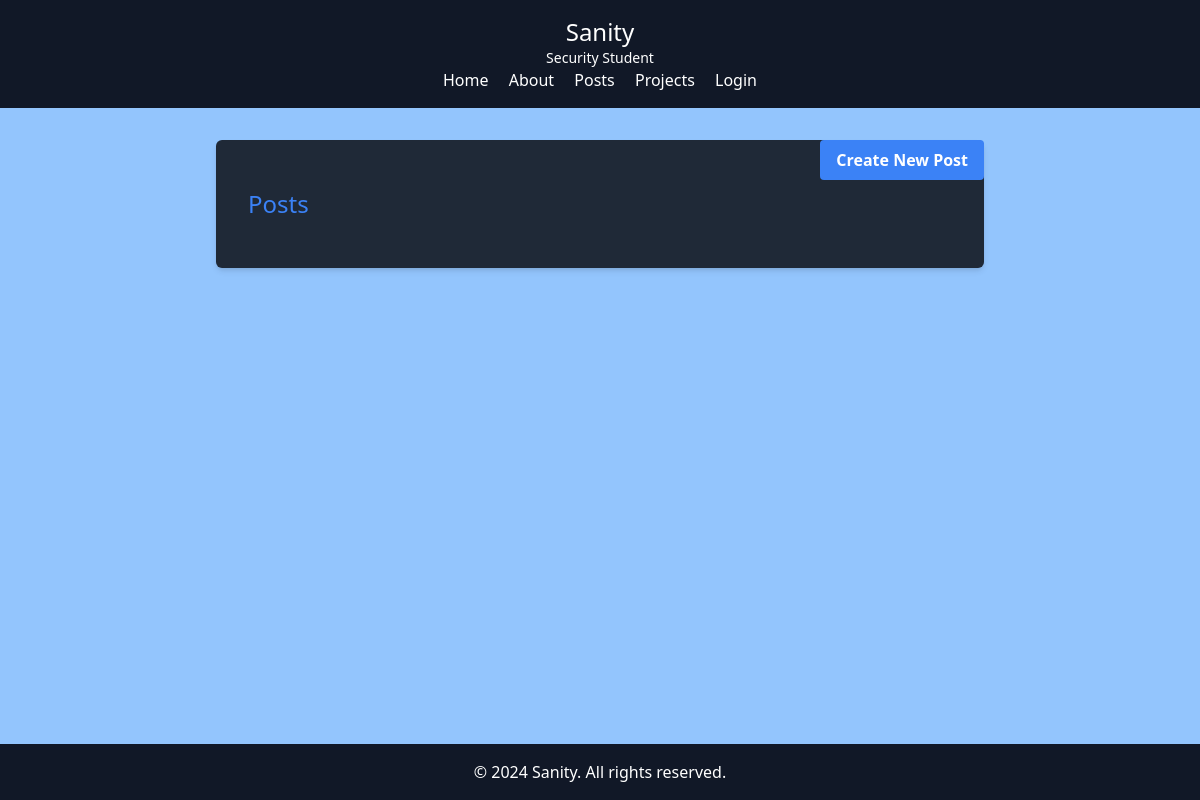
Page /posts on the earlier database version.
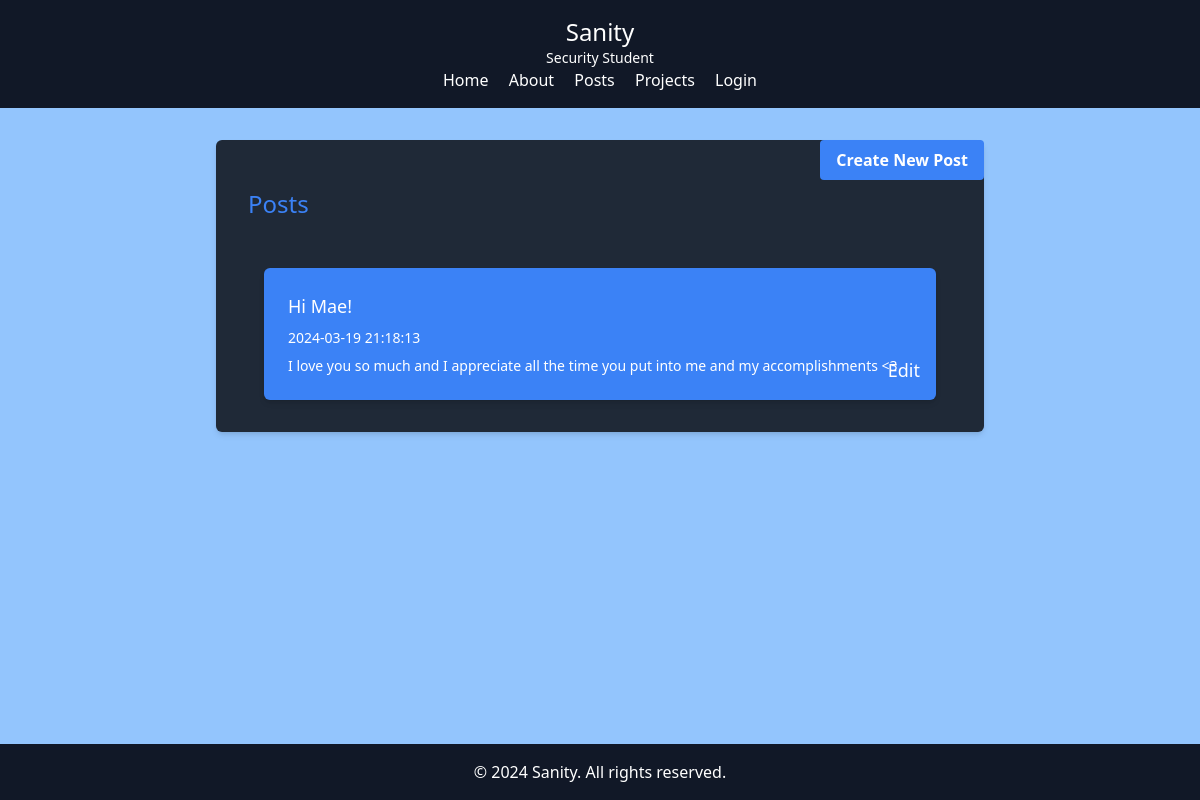
Same page on the later database version.
### tables this page shows
CREATE TABLE posts (
    id INTEGER PRIMARY KEY AUTOINCREMENT,
    created TIMESTAMP NOT NULL DEFAULT CURRENT_TIMESTAMP,
    title TEXT NOT NULL,
    content TEXT NOT NULL
);

### main.py (the view)
@app.route('/posts', methods=['GET', 'POST'])
def posts():
    conn = get_db_connection()
    posts = conn.execute('SELECT * FROM posts').fetchall()
    conn.close()
    return render_template('posts.html', posts=posts)

### main.py (called while the page is built)
def get_db_connection():
    conn = sqlite3.connect('database.db')
    conn.row_factory = sqlite3.Row
    return conn

### templates/posts.html (shortened to what this page needs)
{% extends 'base.html' %}
{% block content %}
<main class="flex-grow">
  <section class="mt-8 mb-4 px-8 py-4 bg-gray-800 rounded-md shadow-md relative max-w-3xl mx-auto">
    <h1 class="text-blue-500 text-2xl py-8">Posts</h1>
    <a href="{{ url_for('create') }}" class="absolute top-0 right-0 bg-blue-500 hover:bg-blue-700 text-white font-bold py-2 px-4 rounded">Create New Post</a>
    <div class="">
      {% for post in posts %}
      <div class="bg-blue-500 rounded-md shadow-md m-4 mb-4 text-sm relative">
        <div class="p-6">
          <h2 class="text-white text-lg mb-2">{{post['title']}}</h2>
          <p class="text-white mb-2">{{post['created'] }}</p>
          <p class="text-white">{{post['content']}}</p>
          <a class="text-white text-lg absolute bottom-0 right-0 mr-4 mb-4" href="{{ url_for('edit', id=post['id']) }}">Edit</a>
        </div>
      </div>
      {% endfor %}
    </div>
  </section>
</main>
{% endblock %}

### templates/base.html (shortened to what this page needs)
<!DOCTYPE html>
<html lang="en">
  <head>
    <link href="{{url_for('static', filename='css/output.css')}}" rel="stylesheet">
  </head>
  <body class="flex flex-col min-h-screen font-sans bg-blue-300">
    <header class="bg-gray-900 text-white text-center py-4">
      <div class="container mx-auto">
        <h1 class="text-2xl mt-0">Sanity</h1>
        <p class="text-sm">Security Student</p>
        <nav class="mt-0">
          <a href="{{url_for('index')}}" class="text-white hover:underline">Home</a>
          <a href="{{url_for('about')}}" class="text-white hover:underline ml-4">About</a>
          <a href="{{url_for('posts')}}" class="text-white hover:underline ml-4">Posts</a>
          <a href="{{url_for('projects')}}" class="text-white hover:underline ml-4">Projects</a>
          {% if current_user.is_authenticated %}
          <form action="{{ url_for('logout') }}" method="post" class="inline">
            <button type="submit" class="text-white hover:underline ml-4">Logout</button>
          </form>
          {% else %}
          <a href="{{ url_for('login') }}" class="text-white hover:underline ml-4">Login</a>
          {% endif %}
        </nav>
      </div>
    </header>
    <main class="flex-grow">
      {% block content %} {% endblock %}
    </main>
    <footer class="bg-gray-900 text-white text-center py-4 mt-auto">
      <p>&copy; 2024 Sanity. All rights reserved.</p>
    </footer>
  </body>
</html>

Differences in the rows shown:
added posts: title "Hi Mae!", created "2024-03-19 21:18:13", content "I love you so much and I appreciate all the time you put into me and my accomplishments <3"
